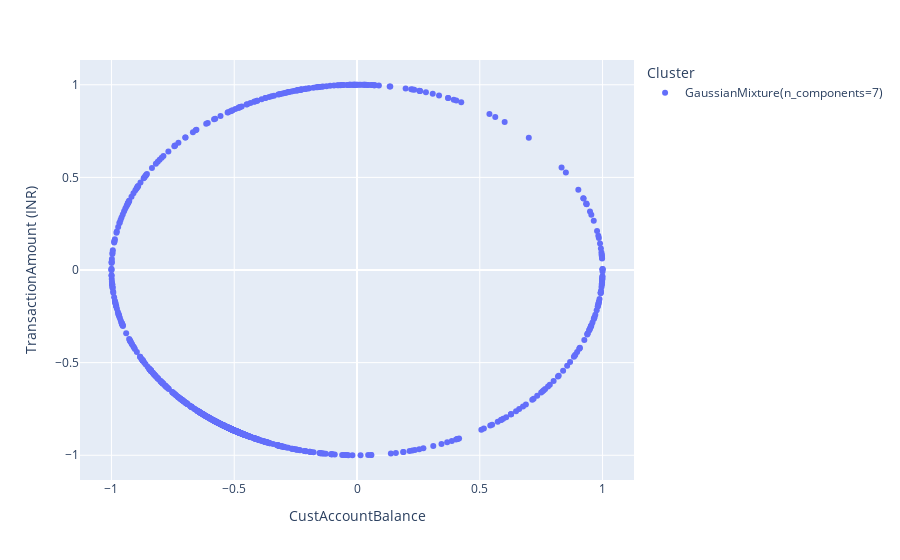

Notebook code cell kept with this figure:
### Code cell
import plotly.express as px

gmm = GaussianMixture(n_components=7)
clusters_identificados = gmm.fit(X)
datos_con_clusters = data
datos_con_clusters['CustAccountBalance'] = X.T[0]
datos_con_clusters['TransactionAmount (INR)'] = X.T[1]
datos_con_clusters['Cluster'] = clusters_identificados
datos_con_clusters["Cluster"] = datos_con_clusters["Cluster"].astype("category")

fig = px.scatter(datos_con_clusters, 
                 x = "CustAccountBalance", 
                 y = "TransactionAmount (INR)", 
                 color = "Cluster",
#                 size = '', 
                )
fig.show()

### Figure 1 — Plotly figure (JSON) as saved in the notebook; plotly's stock layout.template omitted (floating-point values rounded to 4 significant figures; data arrays with more than 128 entries replaced by an {"elided": "..."} marker saying what was removed)
{"data": [{"hovertemplate": "Cluster=GaussianMixture(n_components=7)<br>CustAccountBalance=%{x}<br>TransactionAmount (INR)=%{y}<extra></extra>", "legendgroup": "GaussianMixture(n_components=7)", "marker": {"color": "#636efa", "symbol": "circle"}, "mode": "markers", "name": "GaussianMixture(n_components=7)", "orientation": "v", "showlegend": true, "type": "scatter", "x": {"elided": "1000 float values"}, "xaxis": "x", "y": {"elided": "1000 float values"}, "yaxis": "y"}], "layout": {"legend": {"title": {"text": "Cluster"}, "tracegroupgap": 0}, "margin": {"t": 60}, "xaxis": {"anchor": "y", "domain": [0, 1], "title": {"text": "CustAccountBalance"}}, "yaxis": {"anchor": "x", "domain": [0, 1], "title": {"text": "TransactionAmount (INR)"}}}}
